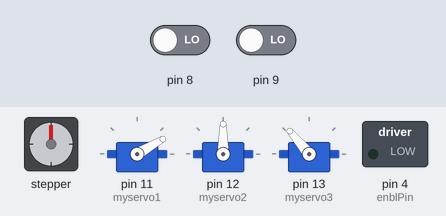
Bench run of a sketch on a simulated Arduino Uno, built with avr-gcc and run on an emulated ATmega328P. On the bench: stepper motor, 3 × servo, switched loads named in the sketch (green lamp = pin HIGH). Wiring (inferred from the names in the program): stepper motor driver (1700 steps per turn assumed): step pin 2; direction pin 3. The test bench sets the inputs (shaded band); at power-on: pin 8 LOW, pin 9 LOW. Pins used as bus, display or sensor lines are not drawn; what the sketch prints to the serial monitor is not drawn.

Above: at 2.3 s.
2.4 s: pin 8 driven HIGH
At 7.7 s:
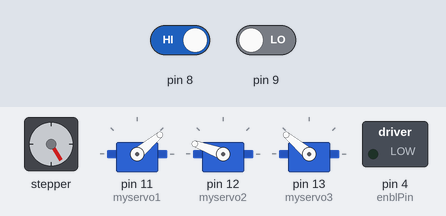
8.4 s: pin 8 driven LOW and pin 9 driven HIGH
11.4 s: pin 8 driven HIGH
At 17.0 s:
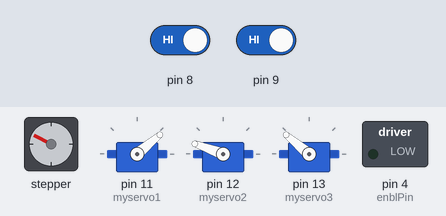
Timing chart, 0 to 29.3 s (numbered marks = the images above; inputs shaded):
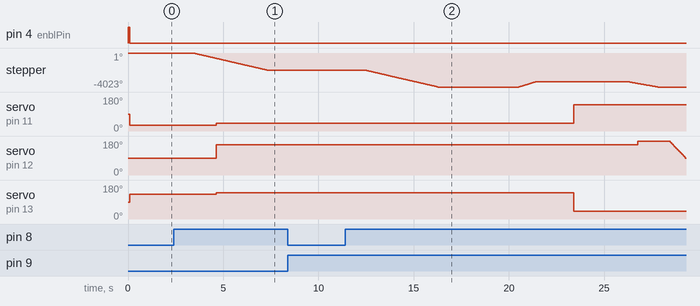

The sketch:

loading_arduino.ino
```cpp
/* Example sketch to control a stepper motor with TB6600 stepper motor driver and Arduino without a library: number of revolutions, speed and direction. More info: https://www.makerguides.com */

// Define stepper motor connections and steps per revolution:
#include <Servo.h>

Servo myservo1;// create servo object to control a servo
Servo myservo2;
Servo myservo3;


// twelve servo objects can be created on most boards

int pos = 130;

#define stepPin 2
#define dirPin 3
#define enblPin 4

#define stepsPerRevolution 1700

int phase_1 = 0,phase_2 = 0;

long lastTime = 0;

void setup() {
  // Declare pins as output:

  Serial.begin(115200);
  myservo1.attach(11);
  myservo2.attach(12);
  myservo3.attach(13);

  pinMode(stepPin, OUTPUT);
  pinMode(dirPin, OUTPUT);
  pinMode(enblPin, OUTPUT);
  digitalWrite(stepPin, LOW);
  digitalWrite(enblPin, LOW);
  digitalWrite(dirPin, LOW);

  pinMode(8, INPUT);
  //digitalWrite(phase_1, LOW);

  Serial.println("init");

  digitalWrite(enblPin, HIGH);
  delay(100);
  digitalWrite(enblPin, LOW);

for(int x = 0; x<10; x++){
   myservo1.write(30); //140 is closed position and 90 is total open for right servo
    myservo3.write(130);//90 is closed position and 40 is total open position for left servo
    delay(100);
}
}

void stepper1(long elMS) {
  static long ledTime = 0;
  //do our single mech code here
  ledTime = elMS;
  //Serial.println(ledTime);
  if (ledTime >= 1000 && ledTime <= 4675 ) {

    digitalWrite(dirPin, LOW);
    for (int i = 0; i < 500; i++) {
      digitalWrite(stepPin, HIGH);
      delayMicroseconds(200);
      digitalWrite(stepPin, LOW);
      delayMicroseconds(200);
    }
}
}
void stepper2(long elMS) {
  static long ledTime = 0;
  //do our single mech code here
  ledTime = elMS + 9000;

   if (ledTime >= 9100 && ledTime <= 9900 ) {//2700
    //step forward 100 steps
    digitalWrite(dirPin, HIGH);
    for (int i = 0; i < 500; i++) {
      digitalWrite(stepPin, HIGH);
      delayMicroseconds(150);
      digitalWrite(stepPin, LOW);
      delayMicroseconds(150);

    }
    digitalWrite(dirPin, LOW);
  }
   else if (ledTime >= 14800 && ledTime <= 16400 ) {//2700
    //step forward 100 steps

    for (int i = 0; i < 500; i++) {
      digitalWrite(stepPin, HIGH);
      delayMicroseconds(265);
      digitalWrite(stepPin, LOW);
      delayMicroseconds(265);

    }
    digitalWrite(dirPin, LOW);
  }
   else if (ledTime >= 21500 && ledTime <= 22050 ) {//2700
    //step forward 100 steps

    for (int i = 0; i < 500; i++) {
      digitalWrite(stepPin, HIGH);
      delayMicroseconds(300);
      digitalWrite(stepPin, LOW);
      delayMicroseconds(300);

    }
   digitalWrite(dirPin, LOW);
    }
  /*
  else if (ledTime >= 25000 && ledTime <= 31200 ) {//2700
    //step forward 100 steps
    digitalWrite(dirPin, HIGH);
    for (int i = 0; i < 500; i++) {
      digitalWrite(stepPin, HIGH);
      delayMicroseconds(300);
      digitalWrite(stepPin, LOW);
      delayMicroseconds(300);

    }
    digitalWrite(dirPin, HIGH);
  }/*/
}

//////##########////////########//////#################

void servo1(long elMS) {
  static long ledTime = 0;
  //do our single mech code here
  ledTime = elMS;

  if (ledTime >= 2000 && ledTime <= 4500 ) {
    myservo1.write(40);//90 is closed position and 40 is total open position for left servo
    myservo2.write(160);//main motor
    myservo3.write(140);//140 is closed position and 90 is total open for right servo

    //Serial.println("running");

  }
}

//////////////////////////////////////////////////////////////////
void servo2(long elMS) {
  static long ledTime = 0;
  //do our single mech code here
  ledTime = elMS + 9000;
  //Serial.println(ledTime);
  if (ledTime >= 12000 && ledTime <= 14000 ) {
    //run motor in backward direction

    myservo1.write(140);
    myservo2.write(160);
    myservo3.write(40);
  }
  else if (ledTime >= 15000 && ledTime <= 15900  ) {


    myservo1.write(140);
    myservo2.write(180);
    myservo3.write(40);

  }
  else if (ledTime >= 17000 && ledTime <= 18000  ) {
    for(int xt = 180;xt > 50;xt = xt - 2){
      myservo2.write(xt);
      myservo1.write(140);
      myservo3.write(40);
      delay(19);
      }


    Serial.print("Once ledTime");

  }
  else if (ledTime >= 21500 && ledTime <= 22000  ) {

    myservo1.write(140);
    myservo2.write(60);
    myservo3.write(40);

  }
   else if (ledTime >= 23000 && ledTime <= 24000  ) {

    myservo1.write(60);
    myservo2.write(50);
    myservo3.write(70);
   //Serial.println("code is over!");

  }
   else if (ledTime >= 24000 && ledTime <= 25000  ) {

    myservo1.write(60);
    myservo2.write(160);
    myservo3.write(80);
   //Serial.println("code is over!");

  }
}

void loading()
{
 // Set the spinning direction clockwise:
  //digitalWrite(dirPin, LOW);

  lastTime = millis();
  long  elTime = millis()- lastTime;
  while(elTime < 9000)
  {
    Serial.println(elTime);
   elTime = millis()- lastTime;
  stepper1(elTime);
  servo1(elTime);

  }
}
void loading2()
{
 // Set the spinning direction clockwise:
  //digitalWrite(dirPin, LOW);

  lastTime = millis();
  long  elTime = millis()- lastTime;
  while(elTime < 30000)
  {
   //Serial.println(elTime);
   elTime = millis()- lastTime;
  stepper2(elTime);
  servo2(elTime);

  }
  }
void loop() {
  //Serial.println(lastTime);
  phase_1 = digitalRead(8);
  phase_2 = digitalRead(9);
  Serial.println(" Phase1 " + String(phase_1) + " Phase2 " + String(phase_2) );
  if (phase_1 == 1 ){
    Serial.println("in phase1");
    loading();
  }
  if (phase_2 == 1 && millis() > 10000){
    Serial.println("in phase2");
    loading2();
  }

}
```

Measured:
- after the input at 2.4 s, stepper: turns 2011° counter-clockwise in 3.9 s, starting after 1.0 s; servo on pin 11 (myservo1): 30° → 40° after 2.2 s; servo on pin 12 (myservo2): 90° → 160° after 2.2 s; servo on pin 13 (myservo3): 130° → 140° after 2.2 s
